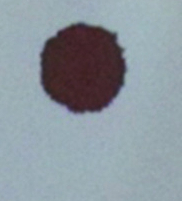
#> input picture blood_circle.jpg, 182 x 201 px
$ python process.py
#> lines starting #> are read from the running program, lines starting #| are printed output that depends on the picture; after the words box and inside, x2 and y2 are one past the last pixel; in counts of white or black regions, pixels touching at a corner belong together
#> in main, image is the input picture: shape (201, 182, 3); mean R, G, B 140, 150.6, 158.5
import firebase_admin
import numpy as np
import numpy.ma as ma
from firebase_admin import credentials
from firebase_admin import firestore
from skimage import io
from skimage.filters import threshold_otsu
# import io

# # Use the application default credentials
# cred = credentials.ApplicationDefault()
# firebase_admin.initialize_app(cred, {
#   'projectId': 'ashra-blood',
# })
#
# db = firestore.client()

# map from blood image red band pixel values to a
# haemoglobin concentration in grams per deci litre
color_to_haemoglobin_conc = {
    14: 128,
    12: 144,
    10: 168,
    8: 189,
    6: 198,
    4: 220
}


def red_value_to_haemoglobin_conc(red_value):
    best_match = None
    minimum_diff = 255

    for value in color_to_haemoglobin_conc:
        absolute_diff = abs(red_value - color_to_haemoglobin_conc[value])
        if absolute_diff < minimum_diff:
            best_match = value
            minimum_diff = absolute_diff

    return best_match


def image_to_haemoglobin_grams_per_dl(image):
    red_band = image[:, :, 0]
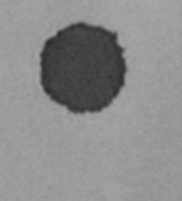
#> red_band: shape (201, 182); min 42, max 168, mean 140
    green_band = image[:, :, 1]
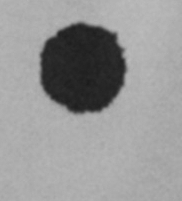
#> green_band: shape (201, 182); min 28, max 188, mean 150.6

    thresh = threshold_otsu(green_band)
#> thresh = 107
    mask = green_band < thresh
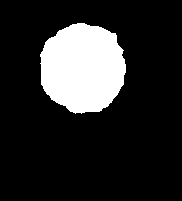
#> mask: shape (201, 182) bool; 16.7% white; 1 white region, box (x1, y1, x2, y2) and area: (40, 23, 126, 114) 6093
    masked_red_band = ma.masked_array(red_band, mask)
    mean_red_value = np.mean(masked_red_band)
#> mean_red_value = 154.8

    return red_value_to_haemoglobin_conc(mean_red_value)
#> the loop in red_value_to_haemoglobin_conc, `for value in color_to_haemoglobin_conc:` made 6 passes
#> (absolute_diff, minimum_diff) on passes 1 to 2: (26.79, 26.79), (10.79, 10.79)
#> absolute_diff on passes 3 to 6: 13.21, 34.21, 43.21, 65.21
#> after the loop in red_value_to_haemoglobin_conc, `for value in color_to_haemoglobin_conc:`: best_match = 12; minimum_diff = 10.79


def main():
    image = io.imread('blood_circle.jpg')

    conc = image_to_haemoglobin_grams_per_dl(image)
#> conc = 12
    print(conc, 'grams per dL')
#| 12 grams per dL


# def handle_test(request):
#     image = request.files.get('fileUpload', '')
#     name = request.form['studentName']
#
#     in_memory_file = io.BytesIO()
#     image.save(in_memory_file)
#     raw_image_data = np.fromstring(in_memory_file.getvalue(), dtype=np.uint8)
#
#     haem_conc = image_to_haemoglobin_grams_per_dl(raw_image_data)
#
#     doc_ref = db.collection(u'children').add({
#         u'name': name,
#         u'haemoglobin_g_per_dL': haem_conc,
#         u'school': u'St. Xavier’s Collegiate School'
#     })
#
#     return 'student is named: ' + name + ', got image:' + str(type(image))


if __name__ == '__main__':
    main()
